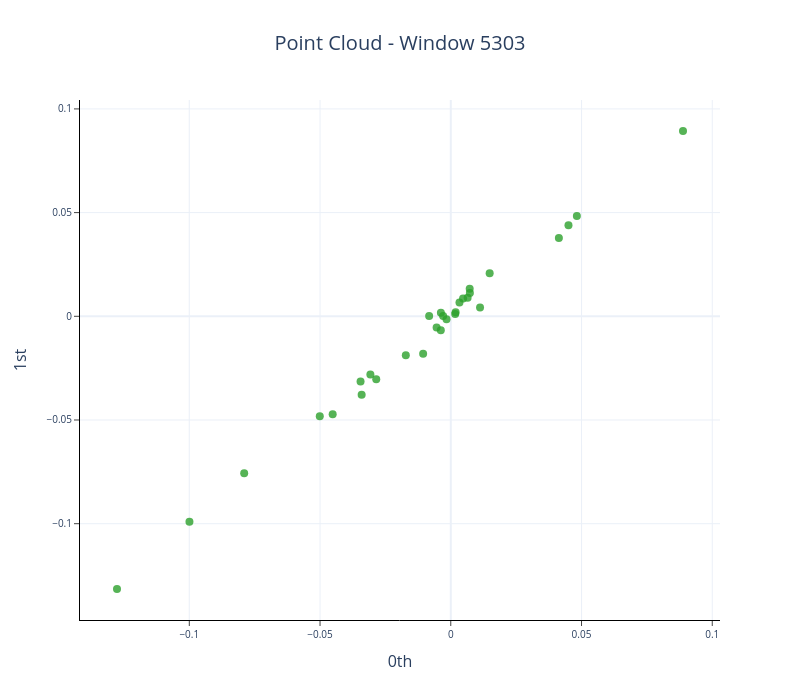

The notebook cell saved with this chart:
### Code cell
cloud = us_cloud_30[5303]
fig = plot_point_cloud(cloud, 2)

fig.update_layout(
    width=800, 
    height=700,
    title=dict(text="Point Cloud - Window 5303", x=0.5,
            xanchor="center")
)
fig.update_traces(marker=dict(color="#2ca02c", size=8)) 

fig.show()
fig.write_image("Figures/cloud_5303.pdf", scale=3)

### Figure 1 — Plotly figure (JSON) as saved in the notebook; plotly's stock layout.template omitted (floating-point values rounded to 4 significant figures)
{"data": [{"marker": {"color": "#2ca02c", "colorscale": [[0, "#440154"], [0.1111, "#482878"], [0.2222, "#3e4989"], [0.3333, "#31688e"], [0.4444, "#26828e"], [0.5556, "#1f9e89"], [0.6667, "#35b779"], [0.7778, "#6ece58"], [0.8889, "#b5de2b"], [1, "#fde725"]], "opacity": 0.8, "size": 8}, "mode": "markers", "type": "scatter", "x": [0.007228, 0.01487, 0.01119, 0.00332, -0.005415, 0.0073, 0.001687, 0.006442, -0.001632, 0.001842, -0.002924, 0.004695, -0.003823, -0.01057, -0.03409, -0.03075, -0.003786, -0.04517, -0.008272, 0.04501, -0.02851, 0.04134, -0.03451, -0.0172, -0.07901, 0.04822, -0.0501, -0.09994, 0.08881, -0.1277], "y": [0.01329, 0.02076, 0.004291, 0.006653, -0.005409, 0.01127, 0.001095, 0.008987, -0.001439, 0.001976, 0.0001604, 0.008638, -0.006767, -0.01805, -0.03781, -0.02812, 0.001691, -0.04723, 0.0001038, 0.04394, -0.0304, 0.03774, -0.03148, -0.01883, -0.07567, 0.04832, -0.04814, -0.0991, 0.08935, -0.1315]}], "layout": {"height": 700, "plot_bgcolor": "white", "title": {"text": "Point Cloud - Window 5303", "x": 0.5, "xanchor": "center"}, "width": 800, "xaxis": {"anchor": "x", "exponentformat": "e", "linecolor": "black", "linewidth": 1, "mirror": false, "showexponent": "all", "showline": true, "side": "bottom", "ticks": "outside", "title": {"text": "0th"}, "type": "linear", "zeroline": true}, "yaxis": {"anchor": "y", "exponentformat": "e", "linecolor": "black", "linewidth": 1, "mirror": false, "showexponent": "all", "showline": true, "side": "left", "ticks": "outside", "title": {"text": "1st"}, "type": "linear", "zeroline": true}}}
